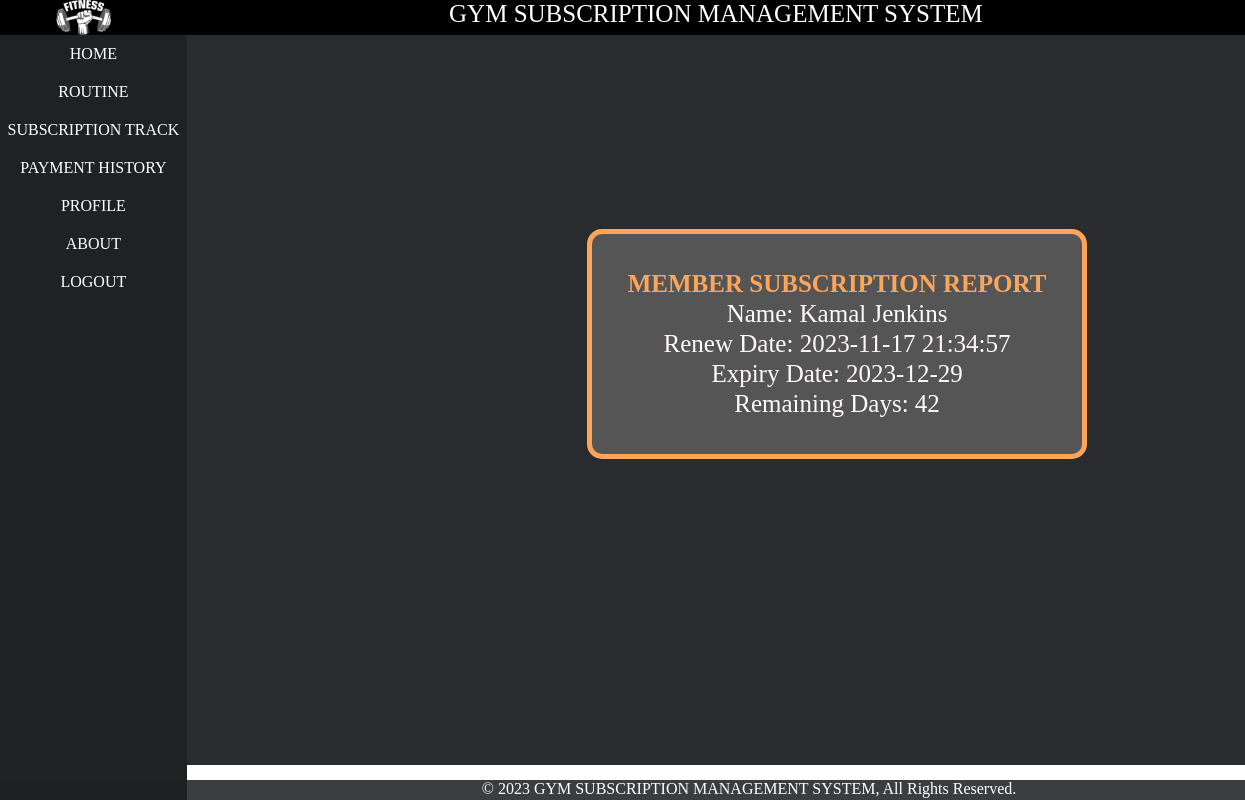
Screenshot of /member_subscriptiontrack.php (signed in) with the database file from the repository.
### tables this page shows
CREATE TABLE `member_subscription_track` (
  `msid` int(11) NOT NULL,
  `mid` int(11) NOT NULL,
  `renew_date` datetime NOT NULL DEFAULT current_timestamp() ON UPDATE current_timestamp(),
  `expiry_date` date NOT NULL
);

CREATE TABLE `member` (
  `mid` int(11) NOT NULL,
  `name` varchar(21) NOT NULL,
  `phone` bigint(10) NOT NULL,
  `email` varchar(31) NOT NULL,
  `password` varchar(255) NOT NULL,
  `status` varchar(500) NOT NULL DEFAULT 'offline',
  `date` datetime NOT NULL DEFAULT current_timestamp(),
  `image` varchar(1100) DEFAULT 'defaultuser.jpg',
  `m_otp` varchar(225) NOT NULL,
  `m_opt_expire_time` datetime NOT NULL
);

### layout_member/member_session.php (called while the page is built, shortened)
<?php
$row = $_SESSION['member'];
$id = $row['mid'];
?>

### member_subscriptiontrack.php (the view, shortened to what this page needs)
<?php
include('layout_member/header.php');
include('layout_member/left.php');
include('layout_member/member_session.php');
?>
<div id="right">
    <div class="mtable_class">
        <table class="mm_membership">
            <tr>
                <td colspan="8" class="center" style="color:  #FFA559;">
                    <strong> MEMBER SUBSCRIPTION REPORT</strong>
                </td>
            </tr>
            <?php
            $conn = new mysqli("localhost", "root", "", "gsms");
            $sql = "SELECT member.mid, member.name, member_subscription_track.renew_date, member_subscription_track.expiry_date
            FROM member
            INNER JOIN member_subscription_track ON member.mid = member_subscription_track.mid
            WHERE member.mid = '$id';   ";
            $result = $conn->query($sql);
            while ($row = $result->fetch_assoc()) {
                $name = $row["name"];
                $renew_date = $row["renew_date"];
                $expiry_date = $row["expiry_date"];
                $date = date('F j, Y');
                $expiry_timestamp = strtotime($expiry_date);
                $today_timestamp = strtotime($date);
                $difference = $expiry_timestamp - $today_timestamp;
                $days_remaining = round($difference / (60 * 60 * 24));
                echo " <tr>
                <td>Name: $name</td>
                </tr>
                <tr>
                <td>Renew Date: $renew_date</td>
                </tr>
                <tr>
                <td>Expiry Date: $expiry_date</td>
                </tr>
                    <tr>
                    <td>Remaining Days: $days_remaining </td>
                    </tr>";
            }
            ?>
        </table>
    </div>
</div>
<?php
include('layout_member/footer.php');
?>

### css/style.css (style rules this page uses)
* { margin: 0px; padding: 0px; }
.center { text-align: center; }
#right { text-align: justify; color: rgb(255, 250, 250); width: 85%; background-color: #292b2e; float: right; }
.mtable_class { width: 655px; margin-left: 400px; margin-top: 194px; height: 67vh; }
table.mm_membership { border: 5px solid #FFA559; border-radius: 15px; padding: 34px; text-align: center; background-color: #555556; }
table.mm_membership td { font-size: 25px; }

### rows the page displays
member_subscription_track: mid.name "Kamal Jenkins", renew_date "2023-11-17 21:34:57", expiry_date "2023-12-29", expiry_date "42"
